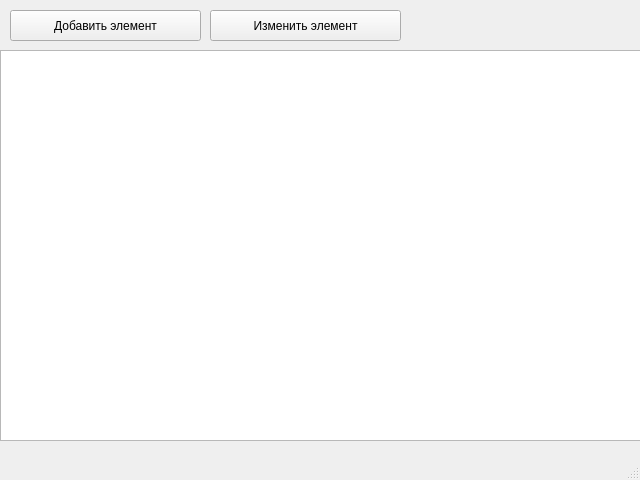
<?xml version="1.0" encoding="UTF-8"?>
<ui version="4.0">
 <class>MainWindow</class>
 <widget class="QMainWindow" name="MainWindow">
  <property name="geometry">
   <rect>
    <x>0</x>
    <y>0</y>
    <width>640</width>
    <height>480</height>
   </rect>
  </property>
  <property name="windowTitle">
   <string>Информация о кофе</string>
  </property>
  <widget class="QWidget" name="centralwidget">
   <widget class="QTableWidget" name="coffeeTable">
    <property name="geometry">
     <rect>
      <x>0</x>
      <y>50</y>
      <width>641</width>
      <height>391</height>
     </rect>
    </property>
    <property name="editTriggers">
     <set>QAbstractItemView::NoEditTriggers</set>
    </property>
    <attribute name="horizontalHeaderVisible">
     <bool>true</bool>
    </attribute>
   </widget>
   <widget class="QPushButton" name="addButton">
    <property name="geometry">
     <rect>
      <x>10</x>
      <y>10</y>
      <width>191</width>
      <height>31</height>
     </rect>
    </property>
    <property name="text">
     <string>Добавить элемент</string>
    </property>
   </widget>
   <widget class="QPushButton" name="changeButton">
    <property name="geometry">
     <rect>
      <x>210</x>
      <y>10</y>
      <width>191</width>
      <height>31</height>
     </rect>
    </property>
    <property name="text">
     <string>Изменить элемент</string>
    </property>
   </widget>
  </widget>
  <widget class="QMenuBar" name="menubar">
   <property name="geometry">
    <rect>
     <x>0</x>
     <y>0</y>
     <width>640</width>
     <height>21</height>
    </rect>
   </property>
  </widget>
  <widget class="QStatusBar" name="statusbar"/>
 </widget>
 <resources/>
 <connections/>
</ui>
